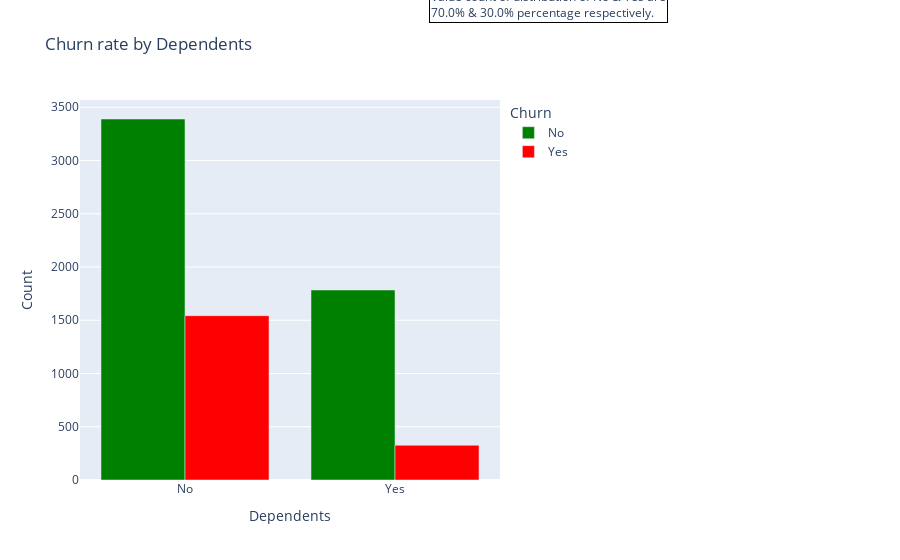

Write notebook code for a chart like this one.
### Markdown cell above
There’s a higher proportion of churn in customers with no partners.

### Code cell
#Dependents feature plot
bar('Dependents')

### Figure 1 — Plotly figure (JSON) as saved in the notebook; plotly's stock layout.template omitted (floating-point values rounded to 4 significant figures)
{"data": [{"alignmentgroup": "True", "hovertemplate": "Churn=No<br>Dependents=%{x}<br>Count=%{y}<extra></extra>", "legendgroup": "No", "marker": {"color": "green", "pattern": {"shape": ""}}, "name": "No", "offsetgroup": "No", "orientation": "v", "showlegend": true, "textposition": "auto", "type": "bar", "x": ["No", "Yes"], "xaxis": "x", "y": [3390, 1784], "yaxis": "y"}, {"alignmentgroup": "True", "hovertemplate": "Churn=Yes<br>Dependents=%{x}<br>Count=%{y}<extra></extra>", "legendgroup": "Yes", "marker": {"color": "red", "pattern": {"shape": ""}}, "name": "Yes", "offsetgroup": "Yes", "orientation": "v", "showlegend": true, "textposition": "auto", "type": "bar", "x": ["No", "Yes"], "xaxis": "x", "y": [1543, 326], "yaxis": "y"}], "layout": {"annotations": [{"align": "left", "bordercolor": "black", "borderwidth": 1, "showarrow": false, "text": "Value count of distribution of No & Yes are<br>70.0% & 30.0% percentage respectively.", "x": 1.4, "xref": "paper", "y": 1.3, "yref": "paper"}], "barmode": "group", "legend": {"title": {"text": "Churn"}, "tracegroupgap": 0}, "margin": {"r": 400}, "title": {"text": "Churn rate by Dependents"}, "xaxis": {"anchor": "y", "domain": [0, 1], "title": {"text": "Dependents"}}, "yaxis": {"anchor": "x", "domain": [0, 1], "title": {"text": "Count"}}}}
